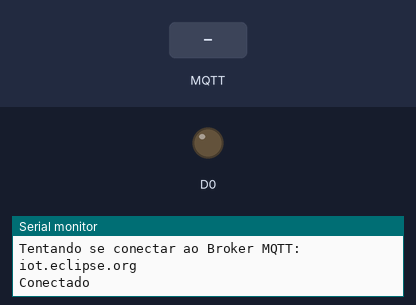
A sketch run on a simulated ESP8266 (NodeMCU). Shown: output pins drawn as LEDs (lit = HIGH), the last lines printed to the serial monitor. The test bench sets the inputs (shaded band). WiFi joins after 1.5 s; servers stay silent unless stated; no MQTT or app messages arrive unless stated.

Above: at 2.7 s.
2.8 s: MQTT message "on" arrives on the first subscribed topic
At 4.0 s:
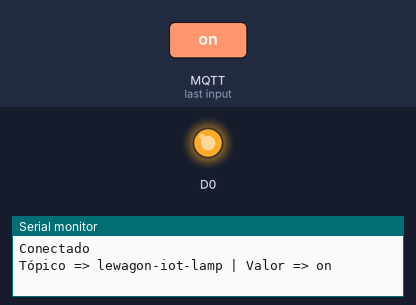
4.3 s: MQTT message "1" arrives on the first subscribed topic
At 5.2 s:
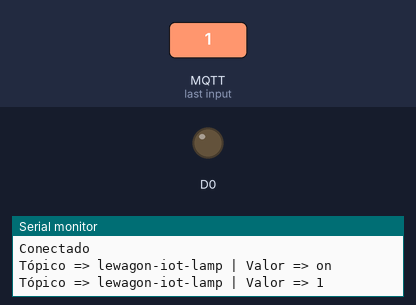
Timing chart, 0 to 7.3 s (numbered marks = the images above; inputs shaded):
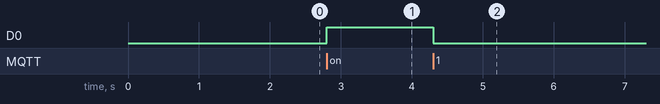

Measured:
- after the input at 2.8 s, D0: LOW → HIGH at once
- after the input at 4.3 s, D0: HIGH → LOW at once

The sketch:

lamp.ino
```cpp
#include <ESP8266WiFi.h>
#include <PubSubClient.h>

const char* SSID = "nome da rede";
const char* PASSWORD = "senha da rede";
const char* BROKER_MQTT = "iot.eclipse.org";
int BROKER_PORT = 1883;
const char* TOPIC = "lewagon-iot-lamp";

WiFiClient espClient;
PubSubClient MQTT(espClient);


void initWiFi() {
  Serial.println("Conectando-se em: " + String(SSID));

  WiFi.begin(SSID, PASSWORD);

  while (WiFi.status() != WL_CONNECTED) {
    Serial.print(".");
    delay(500);
  }

  Serial.println("");
  Serial.println("WiFi conectado");
  Serial.println("IP address: ");
  Serial.println(WiFi.localIP());
}

void initMQTT() {
  MQTT.setServer(BROKER_MQTT, BROKER_PORT);
  MQTT.setCallback(mqtt_callback);
}

void connectMQTT() {
  while (!MQTT.connected()) {
    Serial.println("Tentando se conectar ao Broker MQTT: " + String(BROKER_MQTT));
    if (MQTT.connect("clientId-lewagon-iot-lamp")) {
      Serial.println("Conectado");
      MQTT.subscribe(TOPIC);

    } else {
      Serial.println("Falha ao Conectar. Tentando novamente em 2 segundos");
      delay(2000);
    }
  }
}

void mqtt_callback(char* topic, byte* payload, unsigned int length) {

  String message;
  for (int i = 0; i < length; i++) {
    char c = (char)payload[i];
    message += c;
  }
  Serial.println("Tópico => " + String(topic) + " | Valor => " + String(message));
  Serial.flush();

  if (message == "on") {
    digitalWrite(D0, HIGH);
  } else {
    digitalWrite(D0, LOW);
  }

}

void setup() {
  Serial.begin(115200);
  pinMode(D0, OUTPUT);

  initWiFi();
  initMQTT();
}

void loop() {
 if (!MQTT.connected()) {
    connectMQTT();
  }
  MQTT.loop();
}
```
